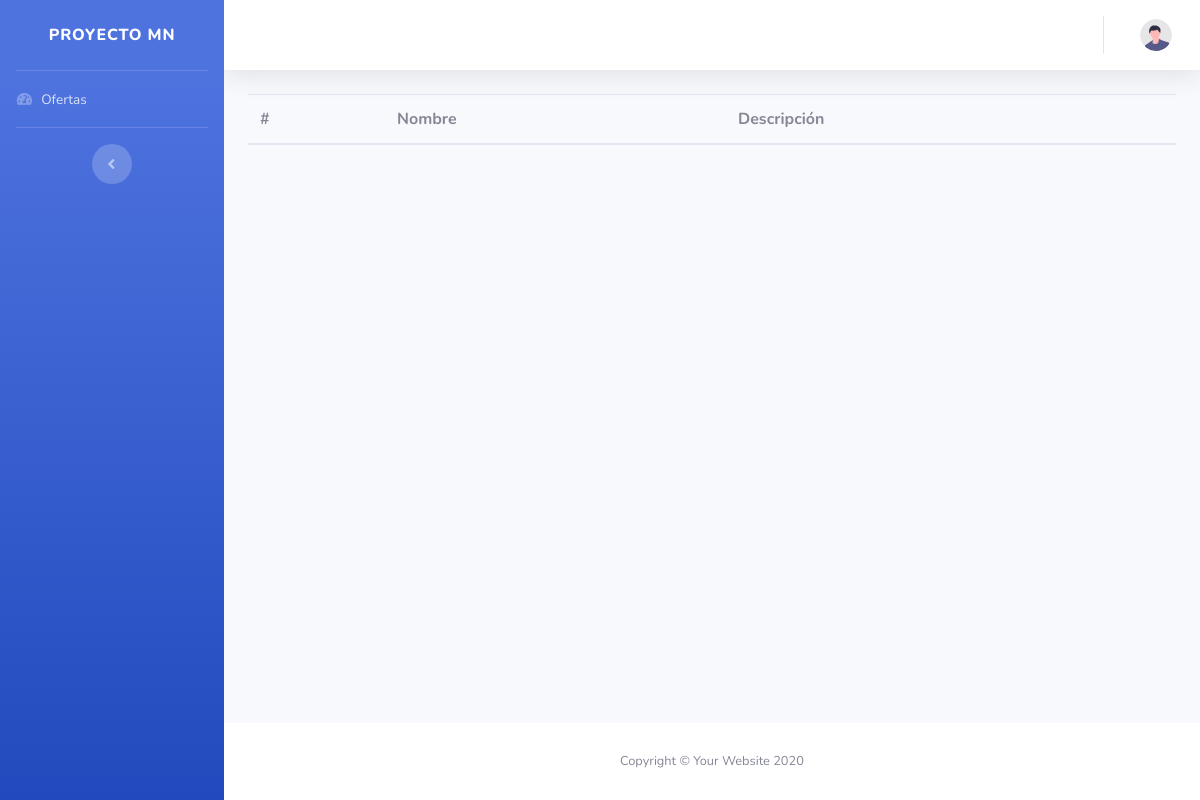
The page /View/Puestos/consultarPuestos.php on the database as committed earlier.
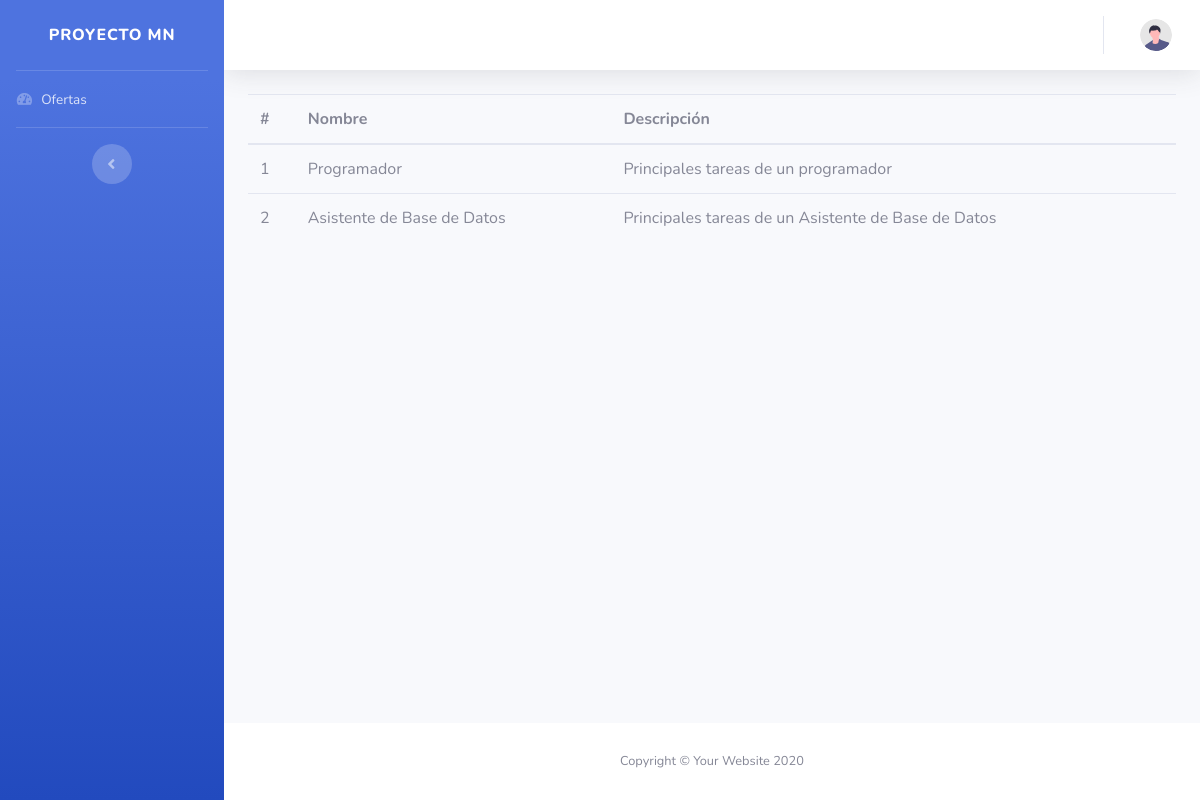
The same page on the database as committed later.
### tables this page shows
CREATE TABLE `puesto` (
  `Id` bigint(20) NOT NULL AUTO_INCREMENT,
  `Nombre` varchar(50) NOT NULL,
  `Descripcion` varchar(255) NOT NULL,
  PRIMARY KEY (`Id`)
);

### Model/PuestosModel.php (called while the page is built, shortened)
<?php
    function ConsultarPuestosModel()
    {
        try
        {
            $context = AbrirBaseDatos();
            $sentencia = "CALL SP_ConsultarPuestos()";
            $resultado = $context -> query($sentencia);
            return $resultado;
        }
        catch(Exception $error)
        {
            return null;
        }
    }
    ?>

### Controller/PuestosController.php (called while the page is built)
<?php
    include_once $_SERVER["DOCUMENT_ROOT"] . "/ProyectoMN/Proyecto/Model/PuestosModel.php";
    function ConsultarPuestos()
    {
        return ConsultarPuestosModel();
    }
    ?>

### View/Puestos/consultarPuestos.php (the view, shortened to what this page needs)
<?php
    include_once $_SERVER["DOCUMENT_ROOT"] . "/ProyectoMN/Proyecto/Controller/PuestosController.php";
    include_once $_SERVER["DOCUMENT_ROOT"] . "/ProyectoMN/Proyecto/View/layoutInterno.php";
    ?>
<!DOCTYPE html>
<html lang="en">
<?php PrintCss(); ?>
<body id="page-top">
    <div id="wrapper">
        <?php MenuNavegacion(); ?>
        <div id="content-wrapper" class="d-flex flex-column">
            <div id="content">
                <?php BarraNavegacion(); ?>
                <div class="container-fluid">
                    <table class="table">
                        <thead>
                            <tr>
                                <th>#</th>
                                <th>Nombre</th>
                                <th>Descripción</th>
                            </tr>
                        </thead>
                        <tbody>
                            <?php
                                $datos = ConsultarPuestos();
                                while($row = mysqli_fetch_array($datos))
                                {
                                    echo "<tr>";
                                    echo "<td>" . $row["Id"] . "</td>";
                                    echo "<td>" . $row["Nombre"] . "</td>";
                                    echo "<td>" . $row["Descripcion"] . "</td>";
                                    echo "</tr>";
                                }
                            ?>
                        </tbody>
                    </table>
                </div>
            </div>
            <?php PrintFooter(); ?>
        </div>
    </div>
</body>
</html>

### View/layoutInterno.php (shortened to what this page needs)
<?php
    function BarraNavegacion()
    {
        $usuario = "";
        $nombrePerfil = "";
        echo '<nav class="navbar navbar-expand navbar-light bg-white topbar mb-4 static-top shadow">
                    <button id="sidebarToggleTop" class="btn btn-link d-md-none rounded-circle mr-3">
                        <i class="fa fa-bars"></i>
                    </button>' .
                    $nombrePerfil
                    . '<ul class="navbar-nav ml-auto">
                        <div class="topbar-divider d-none d-sm-block"></div>
                        <li class="nav-item dropdown no-arrow">
                            <a class="nav-link dropdown-toggle" href="#" id="userDropdown" role="button"
                                data-toggle="dropdown" aria-haspopup="true" aria-expanded="false">
                                <span class="mr-2 d-none d-lg-inline text-gray-600">' . $usuario . '</span>
                                <img class="img-profile rounded-circle"
                                    src="../Img/undraw_profile.svg">
                            </a>
                            <div class="dropdown-menu dropdown-menu-right shadow animated--grow-in"
                                aria-labelledby="userDropdown">
                                <a class="dropdown-item" href="#">
                                    <i class="fas fa-user fa-sm fa-fw mr-2 text-gray-400"></i>
                                    Perfil
                                </a>
                                <a class="dropdown-item" href="#">
                                    <i class="fas fa-cogs fa-sm fa-fw mr-2 text-gray-400"></i>
                                    Seguridad
                                </a>
                                <div class="dropdown-divider"></div>
                                <a class="dropdown-item" href="#" data-toggle="modal" data-target="#logoutModal">
                                    <i class="fas fa-sign-out-alt fa-sm fa-fw mr-2 text-gray-400"></i>
                                    Salir
                                </a>
                            </div>
                        </li>
                    </ul>
                </nav>';
    }
    function MenuNavegacion()
    {
        echo '<ul class="navbar-nav bg-gradient-primary sidebar sidebar-dark accordion" id="accordionSidebar">
        <a class="sidebar-brand d-flex align-items-center justify-content-center" href="index.html">
            <div class="sidebar-brand-text mx-3">Proyecto MN</div>
        </a>
        <hr class="sidebar-divider my-0">';
        if(isset($_SESSION["IdPerfil"]) && $_SESSION["IdPerfil"] == "1")
        {
            echo '<li class="nav-item">
                    <a class="nav-link" href="../Puestos/consultarPuestos.php">
                        <i class="fas fa-fw fa-tachometer-alt"></i>
                        <span>Mant. Puestos</span></a>
                </li>
                <li class="nav-item">
                    <a class="nav-link" href="../Ofertas/consultarOfertas.php">
                        <i class="fas fa-fw fa-tachometer-alt"></i>
                        <span>Mant. Ofertas</span></a>
                </li>';
        }
        else
        {
            echo '<li class="nav-item">
                    <a class="nav-link" href="index.html">
                        <i class="fas fa-fw fa-tachometer-alt"></i>
                        <span>Ofertas</span></a>
                </li>';
        }
        echo '<hr class="sidebar-divider">
            <div class="text-center d-none d-md-inline">
                <button class="rounded-circle border-0" id="sidebarToggle"></button>
            </div>
        </ul>';
    }
    function PrintCss()
    {
        echo '<head>
                <meta charset="utf-8">
                <meta http-equiv="X-UA-Compatible" content="IE=edge">
                <meta name="viewport" content="width=device-width, initial-scale=1, shrink-to-fit=no">
                <meta name="description" content="">
                <meta name="author" content="">
                <title>Proyecto MN</title>
                <link href="../Styles/all.min.css" rel="stylesheet" type="text/css">
                <link href="../Styles/sb-admin-2.min.css" rel="stylesheet">
                <link href="https://fonts.googleapis.com/css?family=Nunito:200,200i,300,300i,400,400i,600,600i,700,700i,800,800i,900,900i" rel="stylesheet">
            </head>';
    }
    function PrintFooter()
    {
        echo '<footer class="sticky-footer bg-white">
                <div class="container my-auto">
                    <div class="copyright text-center my-auto">
                        <span>Copyright &copy; Your Website 2020</span>
                    </div>
                </div>
            </footer>';
    }
?>

Rows that differ between the two databases and show on the page:
added puesto: Id "1", Nombre "Programador", Descripcion "Principales tareas de un programador"
added puesto: Id "2", Nombre "Asistente de Base de Datos", Descripcion "Principales tareas de un Asistente de Base de Datos"
